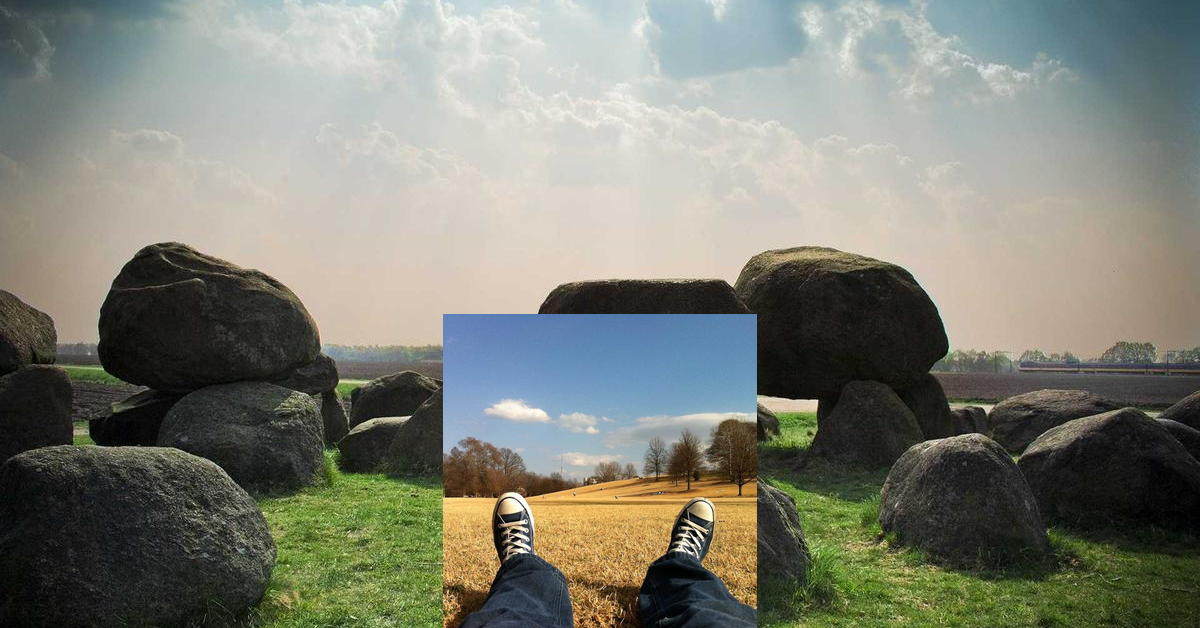
#> input picture dam/generated/composed_1781533651_email_bottom_center.png, 1200 x 628 px
$ python -i image_composer.py   (imports and definitions only)
#> lines starting #> are read from the running program, lines starting #| are printed output that depends on the picture
"""
Image Composer — compone sfondo + prodotto in una singola immagine finale.
Usa esclusivamente immagini dal DAM locale (dam/backgrounds/ e dam/products/).

Layout supportati:
  center        → prodotto centrato sullo sfondo
  bottom_center → prodotto in basso al centro (tipico email/landing)
  left          → prodotto a sinistra
  right         → prodotto a destra (tipico social)
"""
from __future__ import annotations
import time
import logging
from pathlib import Path
from typing import Literal

from PIL import Image, ImageEnhance, ImageFilter

logger = logging.getLogger(__name__)

DAM_PATH        = Path("./dam")
BACKGROUNDS_DIR = DAM_PATH / "backgrounds"
PRODUCTS_DIR    = DAM_PATH / "products"
OUTPUT_DIR      = DAM_PATH / "generated"

Layout = Literal["center", "bottom_center", "left", "right"]

# Dimensioni output finali per canale
CANVAS_SIZES = {
    "email":   (1200, 628),
    "social":  (1080, 1080),
    "landing": (1440, 810),
    "all":     (1200, 628),
}

# Quanto grande è il prodotto rispetto al canvas (percentuale altezza)
PRODUCT_SCALE = {
    "center":        0.55,
    "bottom_center": 0.50,
    "left":          0.55,
    "right":         0.55,
}

# Posizione centro prodotto come frazione del canvas (x%, y%)
LAYOUT_POSITIONS = {
    "center":        (0.50, 0.50),
    "bottom_center": (0.50, 0.78),
    "left":          (0.28, 0.55),
    "right":         (0.72, 0.55),
}


# [28 lines left out: functions _load_and_resize_bg, _load_and_scale_product, not called in this run]


def _add_soft_shadow(product_img: Image.Image) -> Image.Image:
    """Aggiunge un'ombra morbida sotto il prodotto per renderlo più realistico."""
    shadow = Image.new("RGBA", product_img.size, (0, 0, 0, 0))
    shadow_layer = Image.new(
        "RGBA",
        (product_img.width, product_img.height),
        (0, 0, 0, 60),
    )
    # Maschera dall'alpha del prodotto
    mask = product_img.split()[3]
    shadow.paste(shadow_layer, mask=mask)
    shadow = shadow.filter(ImageFilter.GaussianBlur(radius=15))
    result = Image.new("RGBA", product_img.size, (0, 0, 0, 0))
    result.paste(shadow, (0, 8))
    result.paste(product_img, (0, 0), product_img)
    return result


# [47 lines left out: function compose, not called in this run]

>>> import cv2
>>> picture = cv2.imread('../dam/generated/composed_1781533651_email_bottom_center.png', cv2.IMREAD_GRAYSCALE)
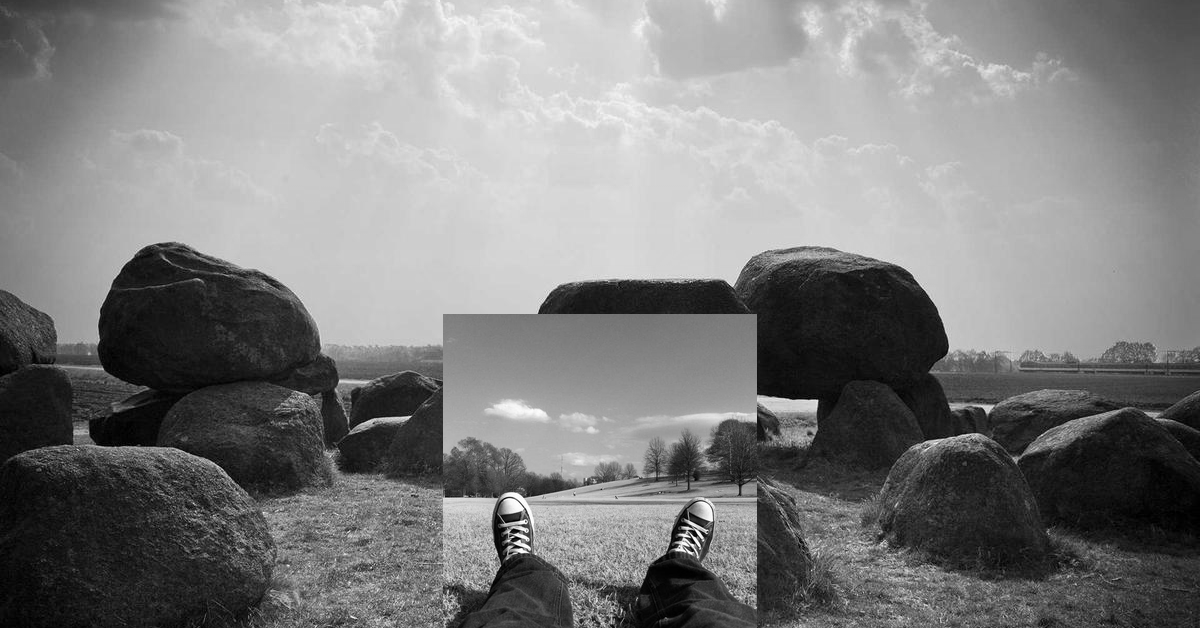
#> picture: shape (628, 1200); min 0, max 255, mean 126.3
#> (the run stopped early here; a loop or call above may not have finished)
